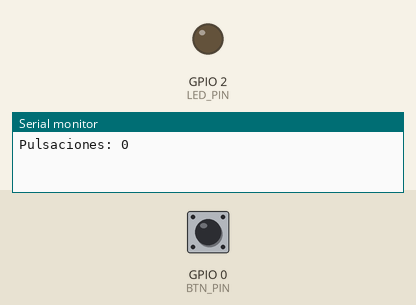
A program run on a simulated ESP32. On the bench: output pins drawn as LEDs (lit = HIGH), the last lines printed to the serial monitor. The test bench sets the inputs (shaded band); at power-on: GPIO 0 (BTN_PIN) HIGH.

Above: at 1.2 s.
1.3 s: GPIO 0 (BTN_PIN) pulled LOW for 0.15 s
At 2.5 s:
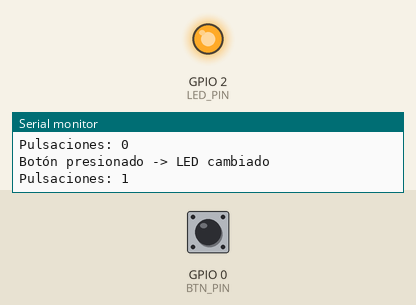
2.9 s: GPIO 0 (BTN_PIN) pulled LOW for 1 s
At 3.8 s:
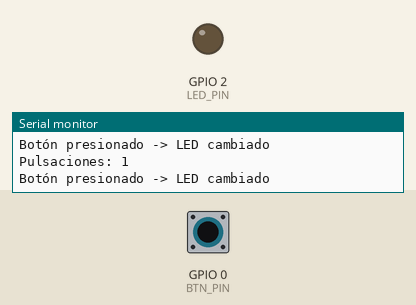
5.4 s: GPIO 0 (BTN_PIN) pulled LOW for 3.2 s
At 5.7 s:
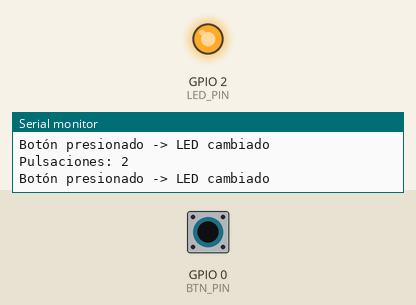
Timing chart, 0 to 8.4 s (numbered marks = the images above; inputs shaded):
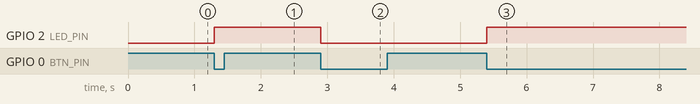

The program:

main.cpp
```cpp
#include <Arduino.h>

const uint8_t LED_PIN = 2;
const uint8_t BTN_PIN = 0;

static const TickType_t DEBOUNCE_TICKS = pdMS_TO_TICKS(50);
volatile TickType_t     last_isr_tick  = 0;
static uint8_t          sharedCounter  = 0;  // Recurso compartido (variable global)

SemaphoreHandle_t xButtonSemaphore;
SemaphoreHandle_t xSerialMutex;

// La interrupción notifica a la tarea que el botón fue presionado
void IRAM_ATTR isrButton() {
  BaseType_t xHigherPriorityTaskWoken = pdFALSE;
  TickType_t now                      = xTaskGetTickCountFromISR();

  if ((now - last_isr_tick) > DEBOUNCE_TICKS) {  // Debounce
    last_isr_tick = now;
    if (xButtonSemaphore != NULL) {  // check por seguridad
      xSemaphoreGiveFromISR(xButtonSemaphore, &xHigherPriorityTaskWoken);
      portYIELD_FROM_ISR(xHigherPriorityTaskWoken);
    }
  }
}

// Tarea que cambia el estado del LED al presionar el botón
void TaskButtonHandler(void* pvParams) {
  (void)pvParams;
  for (;;) {
    if (xSemaphoreTake(xButtonSemaphore, portMAX_DELAY) == pdTRUE) {
      digitalWrite(LED_PIN, !digitalRead(LED_PIN));
      // Protección de acceso concurrente a Serial y variable global
      if (xSerialMutex != NULL && xSemaphoreTake(xSerialMutex, portMAX_DELAY) == pdTRUE) {
        sharedCounter++;  // actualizar recurso compartido
        Serial.printf("Botón presionado -> LED cambiado\n");
        xSemaphoreGive(xSerialMutex);
      }
      vTaskDelay(pdMS_TO_TICKS(10));
    }
  }
}

// Tarea que periódicamente imprime el valor del contador de pulsaciones
void TaskLogger(void* pvParams) {
  (void)pvParams;
  for (;;) {
    if (xSerialMutex != NULL && xSemaphoreTake(xSerialMutex, pdMS_TO_TICKS(200)) == pdTRUE) {
      uint8_t counter = sharedCounter;
      Serial.printf("Pulsaciones: %d\n", counter);
      xSemaphoreGive(xSerialMutex);
    }
    vTaskDelay(pdMS_TO_TICKS(2000));
  }
}

void setup() {
  Serial.begin(115200);
  pinMode(LED_PIN, OUTPUT);
  pinMode(BTN_PIN, INPUT_PULLUP);

  xButtonSemaphore = xSemaphoreCreateBinary();
  xSerialMutex     = xSemaphoreCreateMutex();

  if (xButtonSemaphore == NULL || xSerialMutex == NULL) {
    Serial.printf("Error: no se pudieron crear semáforos/mutex\n");
  }

  attachInterrupt(digitalPinToInterrupt(BTN_PIN), isrButton, FALLING);
  xTaskCreate(TaskButtonHandler, "ButtonTask", 2048, nullptr, 1, nullptr);
  xTaskCreate(TaskLogger, "LoggerTask", 2048, nullptr, 1, nullptr);
}

void loop() {
}
```

Measured:
- after the input at 1.3 s, GPIO 2 (LED_PIN): LOW → HIGH at once
- after the input at 2.9 s, GPIO 2 (LED_PIN): HIGH → LOW at once
- after the input at 5.4 s, GPIO 2 (LED_PIN): LOW → HIGH at once
